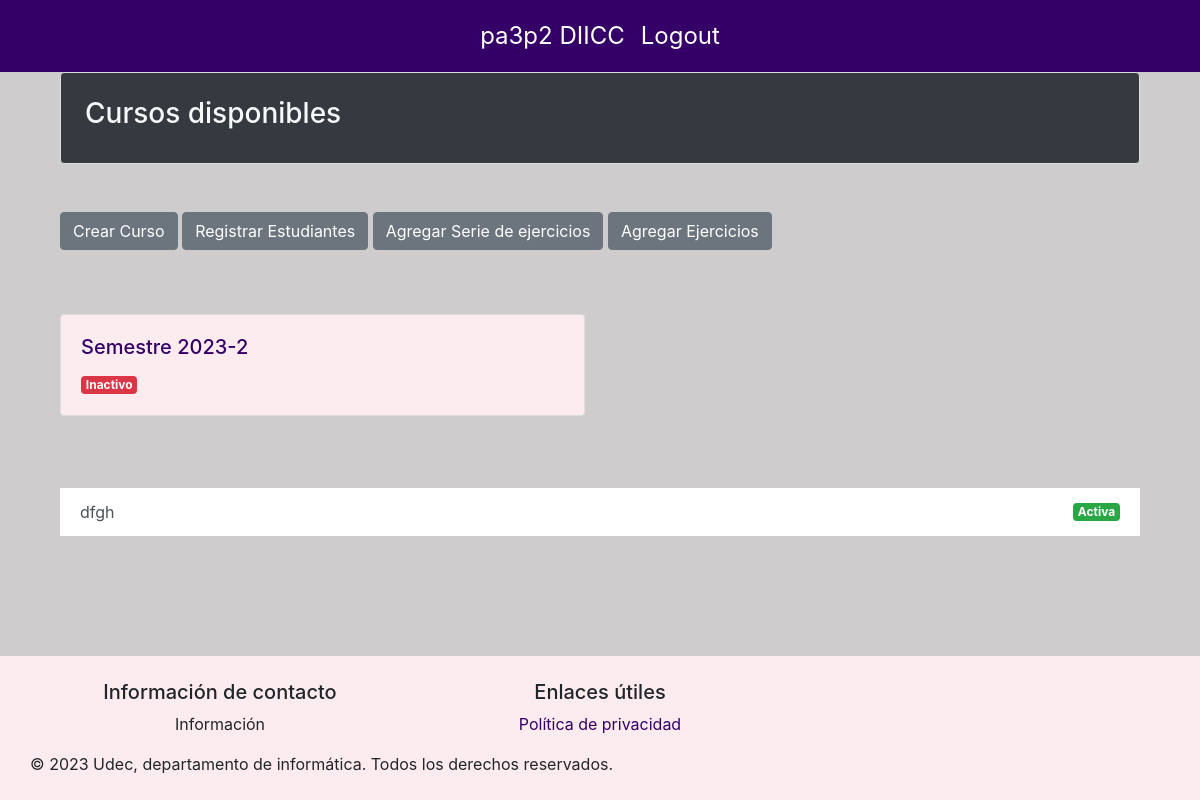
The app's page /dashDocente/1 (signed in), older data.
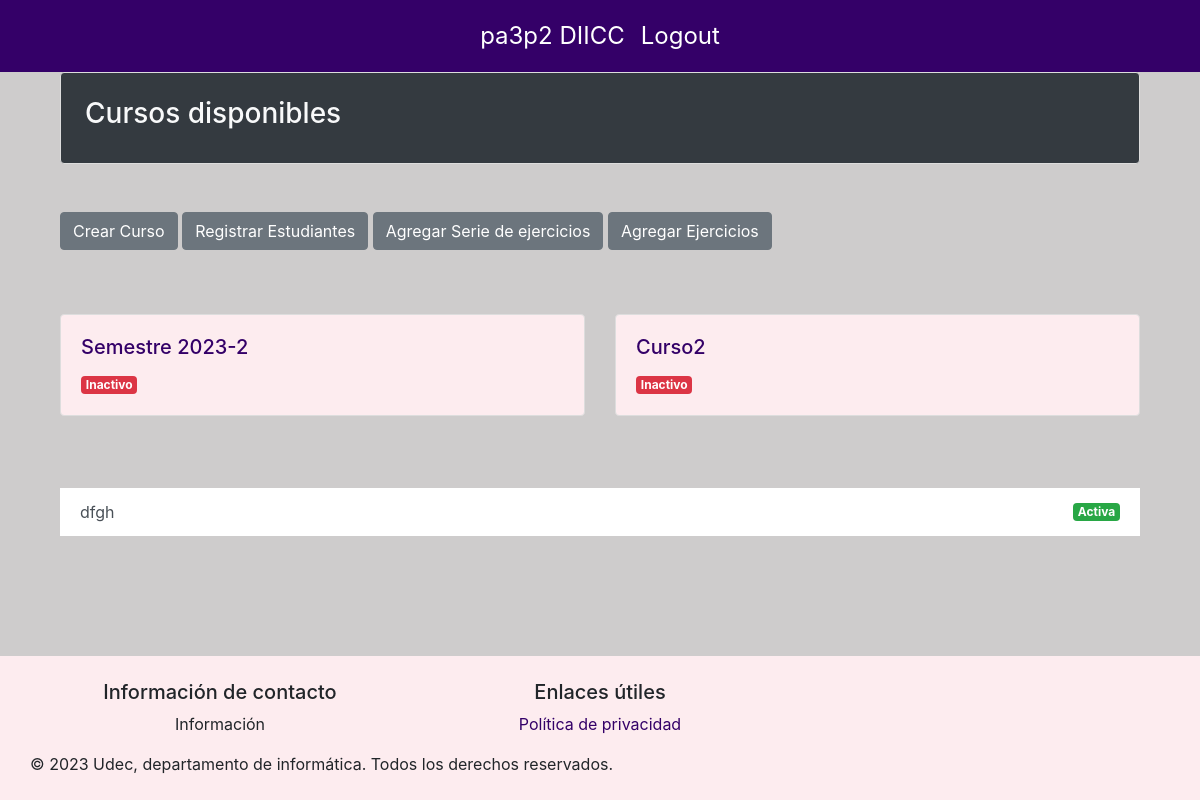
The same page, newer data.
### basedatos/modelos.py (models this page shows, shortened)
class Curso(db.Model):
    id = db.Column(db.Integer, primary_key=True)
    nombre = db.Column(db.String(100), nullable=False, unique=True)
    activa = db.Column(db.Boolean(), nullable=False, default=True)
    estudiantes = db.relationship('Estudiante', secondary=inscripciones, back_populates='cursos')
    grupos = db.relationship('Grupo', order_by=Grupo.id, back_populates='curso')

class Serie(db.Model):
    id = db.Column(db.Integer, primary_key=True)
    nombre = db.Column(db.String(50), nullable=False, unique=True)
    activa = db.Column(db.Boolean(), nullable=False, default=True)
    ejercicios = db.relationship('Ejercicio', order_by=Ejercicio.id, back_populates='serie')

### main.py (the view, shortened to what this page needs)
@app.route('/dashDocente/<int:supervisor_id>', methods=['GET', 'POST'])
@login_required
def dashDocente(supervisor_id):
    if not verify_supervisor(supervisor_id):
        return redirect(url_for('login'))
    series = Serie.query.all()
    cursos = Curso.query.all()
    ejercicios = Ejercicio.query.all()
    ejercicios_por_serie = {}
    curso_seleccionado_id=None
    grupos = []
    if not cursos:
        flash('No existen cursos, por favor crear un curso', 'danger')
        id_curso_seleccionado=None
    if not series:
        flash('No existen series, por favor crear una serie', 'danger')
    if not ejercicios:
        flash('No existen ejercicios, por favor crear un ejercicio', 'danger')
    if curso_seleccionado_id is None or curso_seleccionado_id == 1:  # Ajusta el 1 al ID del primer curso en tu base de datos
        primer_curso = session.get(1)
        if primer_curso:
            grupos = Grupo.query.filter_by(id_curso=curso_seleccionado_id)
    grupos = []
    if curso_seleccionado_id is not None:
        grupos = Grupo.query.filter_by(curso_id=curso_seleccionado_id).all()
    return render_template('vistaDocente.html', supervisor_id=supervisor_id, cursos=cursos, grupos=grupos, curso_seleccionado_id=curso_seleccionado_id,series=series)

### basedatos/modelos.py (called while the page is built)
    @property
    def is_authenticated(self):
        return True

### main.py (called while the page is built)
@login_manager.user_loader
def load_user(user_id):
    if user_id.startswith("e"):
        user = db.session.get(Estudiante, int(user_id[1:]))
    elif user_id.startswith("s"):
        user = db.session.get(Supervisor, int(user_id[1:]))
    else:
        return None
    return user

def verify_supervisor(supervisor_id):
    if not isinstance(current_user, Supervisor):
        flash('No tienes permiso para acceder a este dashboard. Debes ser un Supervisor.', 'danger')
        return False
    if current_user.id != supervisor_id:
        flash('No tienes permiso para acceder a este dashboard.', 'danger')
        return False
    return True

### templates/vistaDocente.html (shortened to what this page needs)
{% extends 'layout.html' %}
{% block content %}
<div class="container mt-5">
  <div class="card text-light bg-dark p-4 rounded mb-4 no-hover-effect">
    <h3>{% if curso_seleccionado %}{{ curso_seleccionado.nombre }}{% else %}Cursos disponibles{% endif %}</h3>
  </div>
</div>
<div class="container mt-5">
  <div class="row">
    <div class="col-12 mb-3">
      <a href="{{ url_for('registrarEstudiantes', supervisor_id=supervisor_id) }}" class="btn btn-secondary
      ">Crear Curso</a>
      <a href="{{ url_for('registrarEstudiantes', supervisor_id=supervisor_id) }}" class="btn btn-secondary
      ">Registrar Estudiantes</a>
      <a href="{{ url_for('agregarSerie', supervisor_id=supervisor_id) }}" class="btn btn-secondary
      ">Agregar Serie de ejercicios</a>
      <a href="{{ url_for('agregarEjercicio', supervisor_id=supervisor_id) }}" class="btn btn-secondary
      ">Agregar Ejercicios</a>
    </div>
<div class="container mt-5">
  <div class="row">
    {% for curso in cursos %}
      <div class="col-md-6 mb-4">
        <a href="{{ url_for('detallesCurso', supervisor_id=supervisor_id, curso_id=curso.id) }}" class="card-link text-decoration-none">
          <div class="card bg-custom-purple text-white">
            <div class="card-body">
              <h5 class="card-title text-lg text-custom-champagne">{{ curso.nombre }}</h5>
              <p class="card-text text-custom-champagne">
                <span class="badge {% if curso.activa %}badge-success{% else %}badge-danger{% endif %}">
                  {% if curso.activa %}
                    Activo
                  {% else %}
                    Inactivo
                  {% endif %}
                </span>
              </p>
            </div>
          </div>
        </a>
      </div>
    {% endfor %}
  </div>
</div>
<div class="container mt-5">
  <ul class="list-group list-group-flush">
    {% for serie in series %}
      <a href="{{ url_for('detallesSeries', supervisor_id=supervisor_id, serie_id=serie.id) }}" class="list-group-item list-group-item-action">
        <div class="d-flex flex-column flex-sm-row justify-content-between align-items-center">
          <span>{{ serie.nombre }}</span>
          <span class="badge {% if serie.activa %}badge-success{% else %}badge-danger{% endif %}">
            {% if serie.activa %}
              Activa
            {% else %}
              Inactiva
            {% endif %}
          </span>
        </div>
      </a>
    {% endfor %}
  </ul>
</div>
{% endblock %}

### templates/layout.html (shortened to what this page needs)
<!doctype html>
<html lang="es">
  <head>
    <link href="{{ url_for('static', filename='css/bootstrap.min.css') }}" rel="stylesheet">
    <link href="{{ url_for('static', filename='css/layout.css') }}" rel="stylesheet">
    <link rel="stylesheet" href="https://cdnjs.cloudflare.com/ajax/libs/font-awesome/5.15.3/css/all.min.css">
  </head>
  <body>
    <nav class="navbar navbar-expand-sm justify-content-center fixed-top">
      <ul class="navbar-nav">
        <li class="nav-item">
          <a class="nav-link" href="{{ url_for('login') }}">pa3p2 DIICC</a>
        </li>
        <li class="nav-item">
          <a class="nav-link" href="{{ url_for('logout') }}">Logout</a>
        </li>
      </ul>
    </nav>
    <main class="container mt-4">
      {% block content %}{% endblock %}
    </main>
  <footer class="footer py-4 fixed-bottom">
    <div class="container text-center">
        <div class="row">
            <div class="col-md-4">
                <h5>Información de contacto</h5>
                <p>Información
                </p>
            </div>
            <div class="col-md-4">
                <h5>Enlaces útiles</h5>
                <ul class="list-unstyled">
                    <li><a href="#">Política de privacidad</a></li>
                </ul>
            </div>
            <div class="col-md-4">
        </div>
        <div class="row">
            <div class="col-12 text-center">
                <p class="mb-0">&copy; 2023 Udec, departamento de informática. Todos los derechos reservados.</p>
            </div>
        </div>
    </div>
  </footer>
  </body>
  </html>

### static/css/layout.css (style rules this page uses)
:root { --silver: #ceccccff; --china-rose: #9d6381ff; --lavender-blush: #fdecefff; --night: #0f110cff; --persian-indigo: #340068ff; --secondary: #6c757d; --silver-opaco: rgba(206, 204, 204, 0.5); --persian-indigo-opaco: rgba(52, 0, 104, 0.5); }
.navbar-nav a { color: white; }
.navbar { font-size: 1.5em; padding: 10px 0; background-color: #340068; }
body { min-height: 100vh; display: flex; flex-direction: column; background-color: #ceccccff; }
main { flex: 1; }
a { color: #340068; }
.footer { position: relative; bottom: 0; width: 100%; background-color: #FDECEF; }

### templates/vistaDocente.html (style rules this page uses)
.card { transition: box-shadow 0.3s ease-in-out; border: 1px solid #ddd; }
.bg-custom-purple { background-color: #FDECEF; }
.text-custom-champagne { color: #340068 ; }
a { color: #340068; }

Row changes from the older to the newer data that the page shows:
added Curso: nombre "Curso2", activa "Inactivo"
